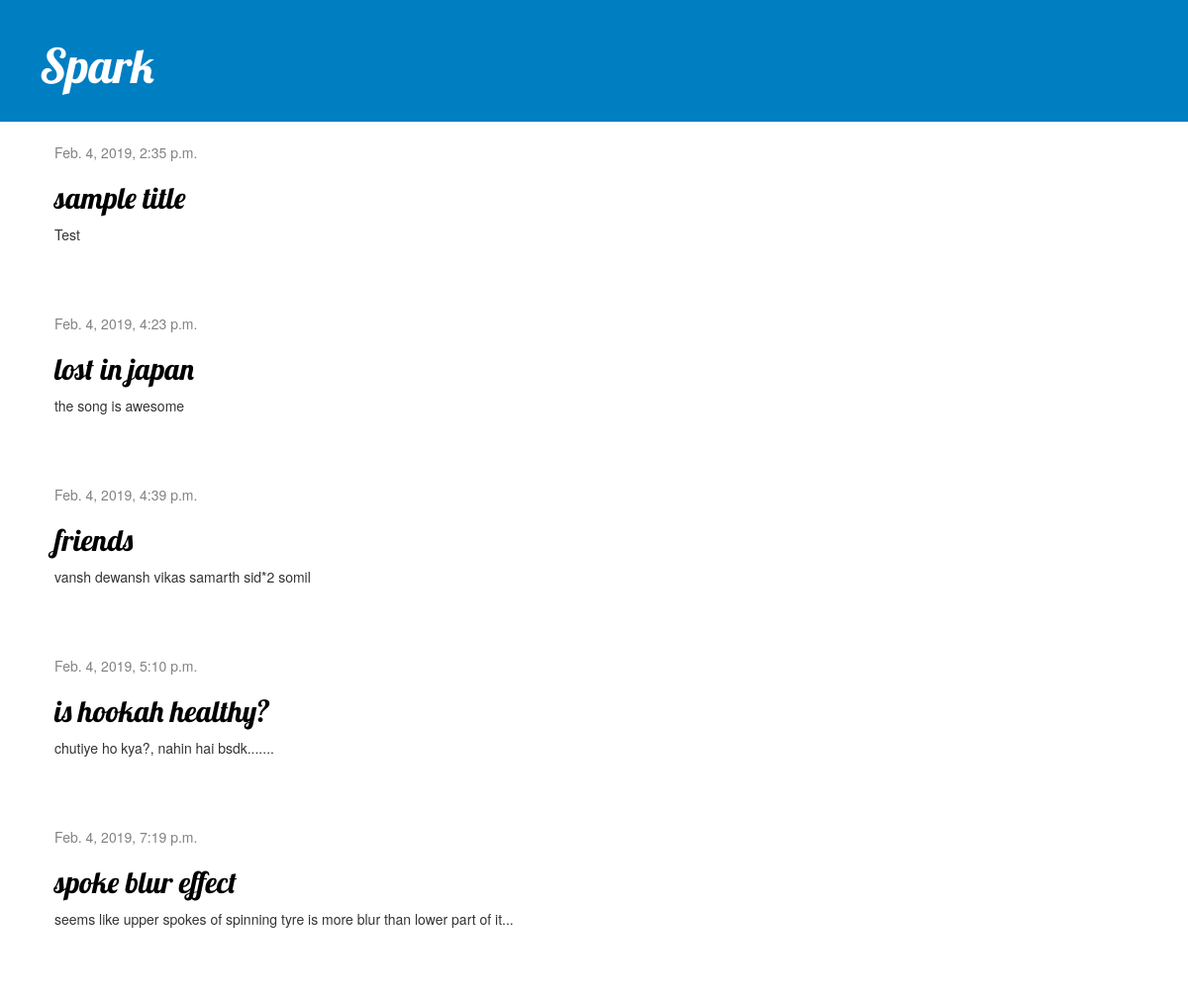
The page / on the database its author committed.
### blog/models.py (models this page shows, shortened)
class Post(models.Model):
    author = models.ForeignKey(settings.AUTH_USER_MODEL, on_delete=models.CASCADE)
    title = models.CharField(max_length=200)
    text = models.TextField()
    created_date = models.DateTimeField(default=timezone.now)
    published_date = models.DateTimeField(blank=True, null=True)

### blog/views.py (the view)
# urls.py: path('', views.post_list, name = 'post_list'),
def post_list(request):
    posts = Post.objects.filter(published_date__lte=timezone.now()).order_by('published_date')
    return render(request, 'blog/post_list.html', {'posts':posts})

### blog/templates/blog/post_list.html
{% extends 'blog/base.html' %}
{% block content %}
    {% for post in posts %}
        <div class="post">
            <div class="date">
                {{ post.published_date }}
            </div>
            <h2><a href="{% url 'post_detail' pk=post.pk %}">{{ post.title }}</a></h2>
            <p>{{ post.text|linebreaksbr }}</p>
        </div>
    {% endfor %}
{% endblock %}

### blog/templates/blog/base.html (shortened to what this page needs)
{% load static %}
<html>
    <head>
        <link rel="stylesheet" href="//maxcdn.bootstrapcdn.com/bootstrap/3.2.0/css/bootstrap.min.css">
        <link rel="stylesheet" href="//maxcdn.bootstrapcdn.com/bootstrap/3.2.0/css/bootstrap-theme.min.css">
        <link rel="stylesheet" href="{% static 'css/blog.css' %}">
    </head>
    <body>
        <div class="page-header">
            <h1><a href="/">Spark</a></h1>
        </div>
        <div class="content container">
            <div class="row">
                <div class="col-md-8">
                    {% block content %}
                    {% endblock %}
                </div>
            </div>
        </div>
    </body>
</html>

### blog/static/css/blog.css (style rules this page uses)
.page-header { background-color: #007ec2; margin-top: 0; padding: 20px 20px 20px 40px; }
.page-header h1, .page-header h1 a, .page-header h1 a:visited, .page-header h1 a:active { color: #ffffff; font-size: 36pt; text-decoration: none; }
.content { margin-left: 40px; }
h1, h2, h3, h4 { font-family: 'Lobster', cursive; }
.date { color: #828282; }
.post { margin-bottom: 70px; }
.post h2 a, .post h2 a:visited { color: #000000; }

### rows shown on the page
Post: published_date "Feb. 4, 2019, 2:35 p.m.", title "sample title", text "Test"
Post: published_date "Feb. 4, 2019, 4:23 p.m.", title "lost in japan", text "the song is awesome"
Post: published_date "Feb. 4, 2019, 4:39 p.m.", title "friends", text "vansh dewansh vikas samarth sid*2 somil"
Post: published_date "Feb. 4, 2019, 5:10 p.m.", title "is hookah healthy?", text "chutiye ho kya?, nahin hai bsdk......."
Post: published_date "Feb. 4, 2019, 7:19 p.m.", title "spoke blur effect", text "seems like upper spokes of spinning tyre is more blur than lower part of it..."
